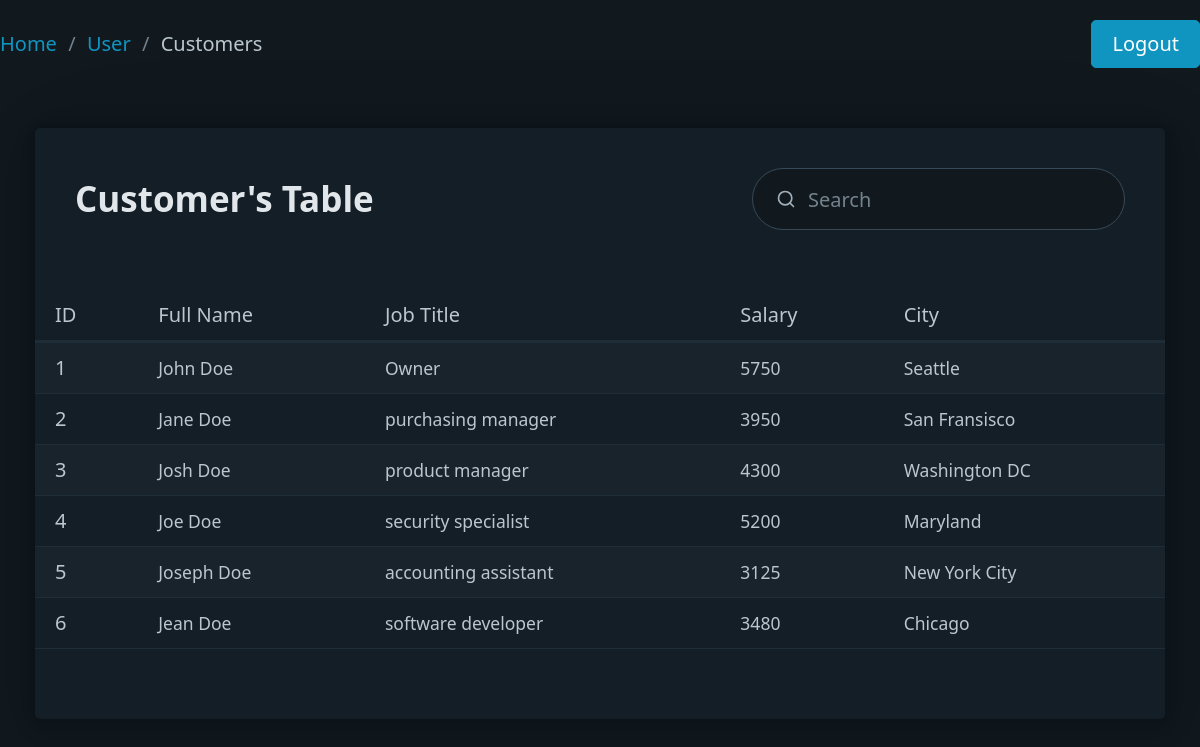
/index.php (signed in), run on the app's committed database.
### tables this page shows
CREATE TABLE "companies" (
	"id"	INTEGER NOT NULL,
	"full_name"	TEXT NOT NULL,
	"username"	TEXT NOT NULL,
	"job_title"	TEXT NOT NULL,
	"password"	TEXT NOT NULL,
	"city"	TEXT NOT NULL,
	"salary"	INTEGER NOT NULL,
	PRIMARY KEY("id" AUTOINCREMENT)
);

### index.php (the view, shortened to what this page needs)
<?php
include("./database.php");
function filterRequest($search)
{
   $search = strtolower($search);
   return $search;
}
$searchTerm = $_GET['search'] ?? '';
$searchTerm = filterRequest($searchTerm);
$sql = "SELECT * FROM companies WHERE full_name LIKE '%" . $searchTerm . "%'";
$results = $db->query($sql)->fetchAll(PDO::FETCH_ASSOC);
?>
<!DOCTYPE html>
<html lang="en" data-theme="dark">
<head>
   <link rel="stylesheet" href="./style/pico.min.css" />
</head>
<body>
   <nav style="max-width: 1400px; margin: 0 auto;">
      <nav aria-label="breadcrumb">
         <ul>
            <li><a href="#">Home</a></li>
            <li><a href="#">User</a></li>
            <li>Customers</li>
         </ul>
      </nav>
      <ul>
         <li><a href="./logout.php"><button type="submit" style="padding: 0.4rem 1rem">Logout</button></a></li>
      </ul>
   </nav>
   <article class="container">
      <div style="display: flex; justify-content: space-between; align-items: center; padding: 0 2rem 3rem 2rem">
         <h2 style="text-align: center; margin: 0;">Customer's Table</h2>
         <form action="" method="GET" style="display: flex; justify-content: center; align-items: center; margin: 0;">
            <input type="Search" name="search" placeholder="Search" autocomplete="off" style="max-width: 20rem; margin: 0;">
         </form>
      </div>
      <table role="grid">
         <thead>
            <tr>
               <th scope="col">ID</th>
               <th scope="col">Full Name</th>
               <th scope="col">Job Title</th>
               <th scope="col">Salary</th>
               <th scope="col">City</th>
            </tr>
         </thead>
         <tbody>
            <?php foreach ($results as $result) {
               echo '<tr>
                                <th scope="row">' . $result["id"] . '</th>
                                <td>' . $result["full_name"] . '</td>
                                <td>' . $result["job_title"] . '</td>
                                <td>' . $result["salary"] . '</td>
                                <td>' . $result["city"] . '</td>
                            </tr>';
            } ?>
         </tbody>
      </table>
   </article>
</body>
</html>

### data on the page
companies: id "1", full_name "John Doe", job_title "Owner", salary "5750", city "Seattle"
companies: id "2", full_name "Jane Doe", job_title "purchasing manager", salary "3950", city "San Fransisco"
companies: id "3", full_name "Josh Doe", job_title "product manager", salary "4300", city "Washington DC"
companies: id "4", full_name "Joe Doe", job_title "security specialist", salary "5200", city "Maryland"
companies: id "5", full_name "Joseph Doe", job_title "accounting assistant", salary "3125", city "New York City"
companies: id "6", full_name "Jean Doe", job_title "software developer", salary "3480", city "Chicago"
